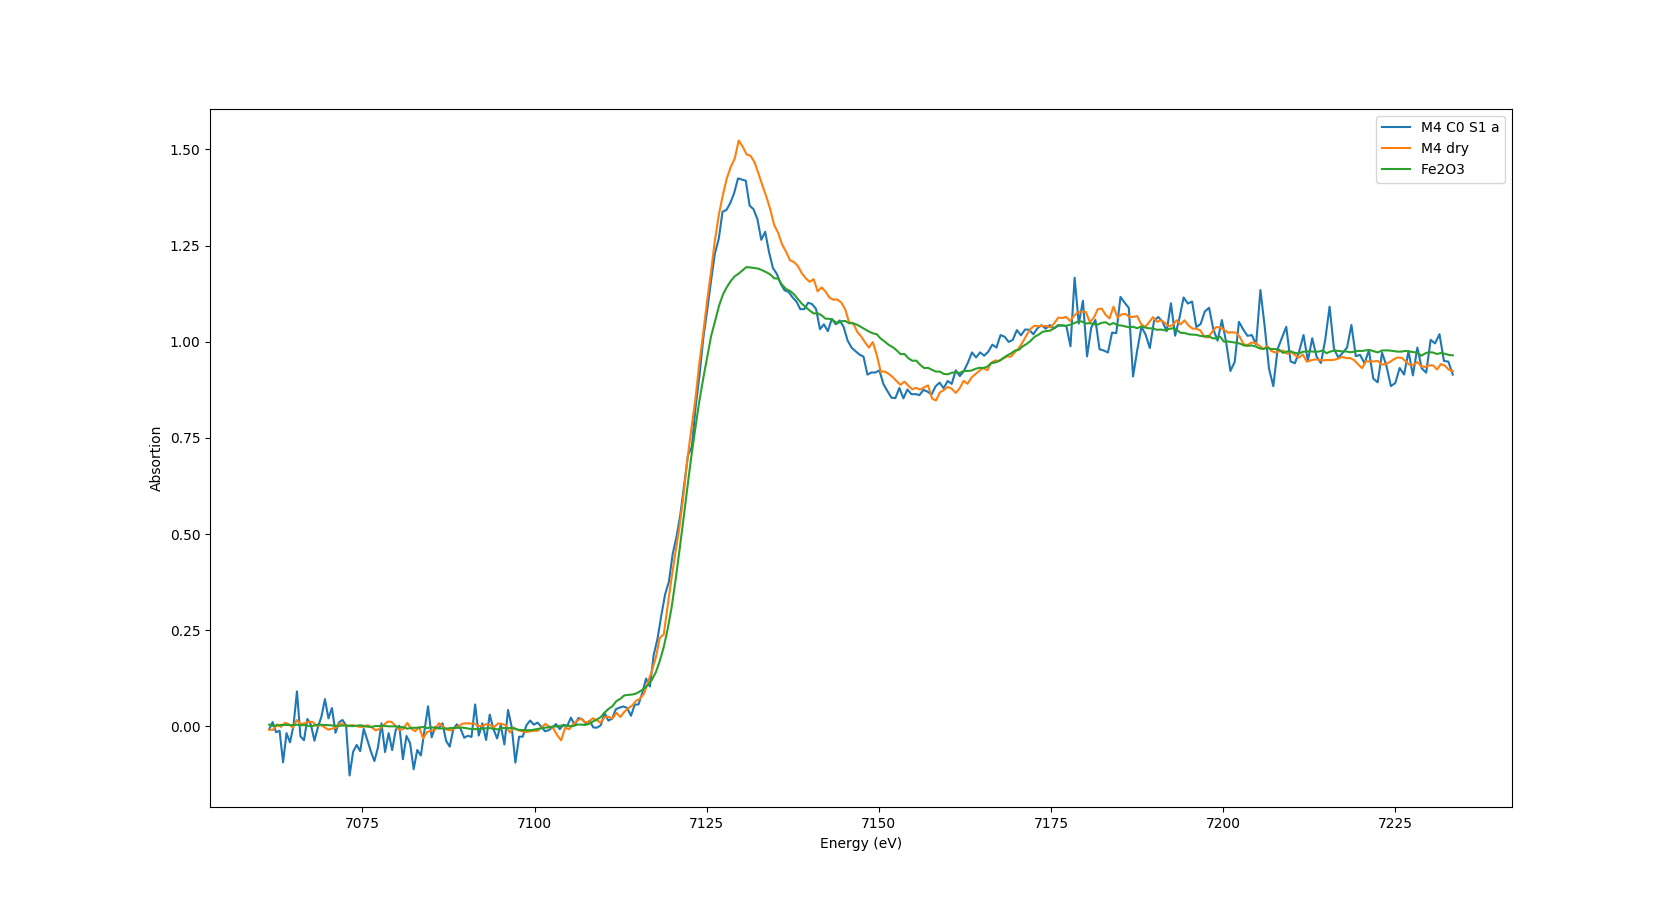

The script that drew this image:
from __future__ import division, print_function

from helxas import HelXAS

from bayesfit.fit import least_squares, outlier_fit

import numpy as np
import matplotlib.pyplot as plt

helxas = HelXAS('1251_Luke','/home/xasadmin/data')
helxas.set_analyser('Si',531)
helxas.theta_calibration = 0

helxas_ref = HelXAS('1238_Luke','/home/xasadmin/data')
helxas_ref.set_analyser('Si',531)
helxas.theta_calibration = 0

SI = (range(22,25)+[49],[20,21])

SFe = (range(14,17), [17,19])
SFeS = (range(42,46), [47,48])
SFe2O3 = (range(35,40),[40,41])

I0_ini = ([182],[160,161])
I_m4_ini = (range(178,182),[176,177])


I0_ind = ([184,218],[117,118])
m1_ind = ([172,175,178,181],[170,171])
metal1_ind = ([206,209,212,215],[204,205])
I0s_ind = ([292,326],[225,226])
m1s_ind = ([280,283,286,289],[278,279])
metal1s_ind = ([314,317,320,323],[312,313])

I0_ind2 = ([185,219],[117,118])
m1_ind2 = ([173,176,179,182],[170,171])
metal2_ind = ([207,210,213,216],[204,205])
I0s_ind2 = ([293,327],[225,226])
m1s_ind2 = ([281,284,287,290],[278,279])
metal2s_ind = ([315,318,321,324],[312,313])

I0_ind3 = ([186,220],[117,118])
m1_ind3 = ([174,177,180,183],[170,171])
metal3_ind = ([208,211,214,217],[204,205])
I0s_ind3 = ([294,328],[225,226])
m1s_ind3 = ([282,285,288,291],[278,279])
metal3s_ind = ([316,319,322,325],[312,313])

# Part 1
helxas.read_I0(I0_ind[0],I0_ind[1],20)
helxas.read_I('m11',m1_ind[0],m1_ind[1],20)
helxas.read_I('metal11', metal1_ind[0], metal1_ind[1], 20)

helxas.set_background_fit_order(3,False)

e,mux,mux_err = helxas.get_spectrum('m11')

em, muxm, muxm_err = helxas.get_spectrum('metal11')

helxas.read_I0(I0s_ind[0],I0s_ind[1],20)
helxas.read_I('m11s',m1s_ind[0],m1s_ind[1],20)
helxas.read_I('metal21', metal1s_ind[0], metal1s_ind[1], 20)

helxas.set_background_fit_order(3,False)

es,muxs,muxs_err = helxas.get_spectrum('m11s')
ems, muxms, muxms_err = helxas.get_spectrum('metal21')

np.savetxt('test1.dat',np.array([es,muxs,muxs_err]).T)                               

# Part 2
helxas.read_I0(I0_ind2[0],I0_ind2[1],20)
helxas.read_I('m12',m1_ind2[0],m1_ind2[1],20)
helxas.read_I('metal12', metal2_ind[0], metal2_ind[1], 20)

helxas.set_background_fit_order(3,False)

e2,mux2,mux2_err = helxas.get_spectrum('m12')
em2, muxm2, muxm2_err = helxas.get_spectrum('metal12')

helxas.read_I0(I0s_ind2[0],I0s_ind2[1],20)
helxas.read_I('m12s',m1s_ind2[0],m1s_ind2[1],20)
helxas.read_I('metal22', metal2s_ind[0], metal2s_ind[1], 20)

helxas.set_background_fit_order(3,False)

es2,muxs2,muxs2_err = helxas.get_spectrum('m12s')
ems2, muxms2, muxms2_err = helxas.get_spectrum('metal22')

plt.figure()
#plt.errorbar(e,mux,mux_err)
#plt.errorbar(e2,mux2,mux2_err)

np.savetxt('test2.dat',np.array([es2,muxs2,muxs2_err]).T)

# Part 3
helxas.read_I0(I0_ind3[0],I0_ind3[1],20)
helxas.read_I('m13',m1_ind3[0],m1_ind3[1],20)
helxas.read_I('metal13', metal3_ind[0], metal3_ind[1], 20)

helxas.set_background_fit_order(3,False)

e3,mux3,mux3_err = helxas.get_spectrum('m13')
em3, muxm3, muxm3_err = helxas.get_spectrum('metal13')

helxas.read_I0(I0s_ind3[0],I0s_ind3[1],20)
helxas.read_I('m13s',m1s_ind3[0],m1s_ind3[1],20)
helxas.read_I('metal23', metal3s_ind[0], metal3s_ind[1], 20)

helxas.set_background_fit_order(3,False)

es3,muxs3,muxs3_err = helxas.get_spectrum('m13s')
ems3, muxms3, muxms3_err = helxas.get_spectrum('metal23')

np.savetxt('test3.dat',np.array([es3,muxs3,muxs3_err]).T)
#plt.errorbar(e3,mux3,mux3_err)

# Stitch I

mux_s1 = np.concatenate((mux[e < 7.100423329842326893e+03],mux2[e2 >= 7.100423329842326893e+03]))
mux_s1_err = np.concatenate((mux_err[e < 7.100423329842326893e+03],mux2_err[e2 >= 7.100423329842326893e+03]))
e_s1 = np.concatenate((e[e < 7.100423329842326893e+03],e2[e2 >= 7.100423329842326893e+03]))

mux_s1s = np.concatenate((muxs[es < 7.100423329842326893e+03],muxs2[es2 >= 7.100423329842326893e+03]))
mux_s1s_err = np.concatenate((muxs_err[es < 7.100423329842326893e+03],muxs2_err[es2 >= 7.100423329842326893e+03]))
e_s1s = np.concatenate((es[es < 7.100423329842326893e+03],es2[es2 >= 7.100423329842326893e+03]))

mux_s2 = np.concatenate((mux_s1[e_s1 <= 7.177215327513202283e+03],mux3[e3 > 7.177215327513202283e+03]))
mux_s2_err = np.concatenate((mux_s1_err[e_s1 <= 7.177215327513202283e+03],mux3_err[e3 > 7.177215327513202283e+03]))
e_s2 = np.concatenate((e_s1[e_s1 <= 7.177215327513202283e+03],e3[e3 > 7.177215327513202283e+03]))

mux_s2s = np.concatenate((mux_s1s[e_s1s <= 7.177215327513202283e+03],muxs3[es3 > 7.177215327513202283e+03]))
mux_s2s_err = np.concatenate((mux_s1s_err[e_s1s <= 7.177215327513202283e+03],muxs3_err[es3 > 7.177215327513202283e+03]))
e_s2s = np.concatenate((e_s1s[e_s1s <= 7.177215327513202283e+03],es3[es3 > 7.177215327513202283e+03]))

# Stitch metal foil
mux_m1 = np.concatenate((muxm[em < 7.100423329842326893e+03],muxm2[em2 >= 7.100423329842326893e+03]))
mux_m1_err = np.concatenate((muxm_err[em < 7.100423329842326893e+03],muxm2_err[em2 >= 7.100423329842326893e+03]))
e_m1 = np.concatenate((em[em < 7.100423329842326893e+03],em2[em2 >= 7.100423329842326893e+03]))

mux_m1s = np.concatenate((muxms[ems < 7.100423329842326893e+03],muxms2[ems2 >= 7.100423329842326893e+03]))
mux_m1s_err = np.concatenate((muxms_err[ems < 7.100423329842326893e+03],muxms2_err[ems2 >= 7.100423329842326893e+03]))
e_m1s = np.concatenate((ems[ems < 7.100423329842326893e+03],ems2[ems2 >= 7.100423329842326893e+03]))

mux_m2 = np.concatenate((mux_m1[e_m1 <= 7.177215327513202283e+03],muxm3[em3 > 7.177215327513202283e+03]))
mux_m2_err = np.concatenate((mux_m1_err[e_m1 <= 7.177215327513202283e+03],muxm3_err[em3 > 7.177215327513202283e+03]))
e_m2 = np.concatenate((e_s1[e_s1 <= 7.177215327513202283e+03],e3[e3 > 7.177215327513202283e+03]))

mux_m2s = np.concatenate((mux_m1s[e_m1s <= 7.177215327513202283e+03],muxms3[ems3 > 7.177215327513202283e+03]))
mux_m2s_err = np.concatenate((mux_m1s_err[e_m1s <= 7.177215327513202283e+03],muxms3_err[ems3 > 7.177215327513202283e+03]))
e_m2s = np.concatenate((e_m1s[e_m1s <= 7.177215327513202283e+03],ems3[ems3 > 7.177215327513202283e+03]))

#Reference samples
helxas_ref.read_I0(SI[0],SI[1],8)
helxas_ref.read_I('Fe',SFe[0],SFe[1],8)
helxas_ref.read_I('FeS', SFeS[0],SFeS[1],8)
helxas_ref.read_I('Fe2O3', SFe2O3[0],SFe2O3[1],8)

helxas_ref.set_background_fit_order(3,False)
e_Fe, mux_Fe, mux_err_Fe = helxas_ref.get_spectrum('Fe')
e_FeS, mux_FeS, mux_err_FeS = helxas_ref.get_spectrum('FeS')
e_Fe2O3, mux_Fe2O3, mux_err_Fe2O3 = helxas_ref.get_spectrum('Fe2O3')



helxas_ref.read_I0(I0_ini[0],I0_ini[1],40)
helxas_ref.read_I('M4_dry',I_m4_ini[0],I_m4_ini[1],40)

helxas_ref.set_background_fit_order(3,False)
e_dry, mux_dry, mux_err_dry = helxas_ref.get_spectrum('M4_dry')

e_Fe = e_Fe - 6.5
e_FeS  = e_FeS - 8.4
e_dry = e_dry - 8.4
e_Fe2O3 = e_Fe2O3 -8.4

#Nollatason leikkaus

n_s2 = np.polyfit(e_s2[:86],mux_s2[:86],1)
n_s2s = np.polyfit(e_s2s[:86],mux_s2s[:86],1)
n_m2 = np.polyfit(em,muxm,1)
n_m2s = np.polyfit(ems,muxms,1)
fit_e = np.linspace(7.061455915797724629e+03,7.233339179611556574e+03,301)
mux_FeS = np.interp(fit_e, e_FeS, mux_FeS)
mux_Fe2O3 = np.interp(fit_e, e_Fe2O3, mux_Fe2O3)
mux_dry = np.interp(fit_e, e_dry, mux_dry)
n_FeS = np.polyfit(fit_e[:86],mux_FeS[:86],1)
n_Fe2O3 = np.polyfit(fit_e[:86],mux_Fe2O3[:86],1)
n_dry = np.polyfit(fit_e[:86], mux_dry[:86],1)


mux_s2 = mux_s2 - np.polyval(n_s2,fit_e)-0.01
mux_s2s = mux_s2s - np.polyval(n_s2s,fit_e)-0.01
mux_m2 = mux_m2 - np.polyval(n_m2,fit_e)
mux_m2s = mux_m2s - np.polyval(n_m2s,fit_e)
mux_Fe = mux_Fe - np.min(mux_Fe)
mux_FeS = mux_FeS - np.polyval(n_FeS,fit_e)
mux_Fe2O3 = mux_Fe2O3 - np.polyval(n_Fe2O3,fit_e)
mux_dry  = mux_dry -np.polyval(n_dry,fit_e)

#Normalisointi
mux_s2s = mux_s2s*(1+0.0006*(e_s2s-7220))
mux_s2s_err = mux_s2s_err/np.mean(mux_s2s[np.logical_and(e_s2s<7230,e_s2s>7220)])


mux_s2 = mux_s2/np.mean(mux_s2[np.logical_and(e_s2<7230,e_s2>7180)])
mux_s2s = mux_s2s/np.mean(mux_s2s[np.logical_and(e_s2s<7230,e_s2s>7180)])
mux_FeS = mux_FeS/np.mean(mux_FeS[np.logical_and(fit_e<7230,fit_e>7180)])
mux_dry = mux_dry/np.mean(mux_dry[np.logical_and(fit_e<7230,fit_e>7180)])
mux_Fe2O3 = mux_Fe2O3/np.mean(mux_Fe2O3[np.logical_and(fit_e<7230,fit_e>7180)])



#mux_s2 = mux_s2/np.trapz(mux_s2,dx=1)
#mux_s2s = mux_s2s/np.trapz(mux_s2s,dx=1)
#mux_FeS = mux_FeS/np.trapz(mux_FeS,dx=1)

#mux_s2s = mux_s2s*(1+0.0018*(e_s2s-7175))
#mux_FeS = mux_FeS*(1-0.001*(e_s2s-7200))

#Prosentin selvitys

ind=np.logical_and(fit_e < 7170, fit_e > 7100)


def model(x, A, B):
    y_Fe2O3 = np.interp(x, fit_e, mux_Fe2O3)
    y_dry = np.interp(x, fit_e, mux_dry)

    return A*y_Fe2O3 + B*y_dry 

fit = outlier_fit(model, [0.2,0.8], e_s2,mux_s2, mux_s2_err, method='cauchy')
#fit = outlier_fit(model, [0.2,0.8], e_s2s[ind],mux_s2s[ind], np.min(mux_s2s_err),method='conservative')
#fit = least_squares(model, [0.2,0.8], e_s2s,mux_s2s, mux_s2s_err)
print(fit.get_result())
res_p = fit.get_result()[0]
res_cov = fit.get_result()[1]


#Plotting
np.savetxt('stich_test.dat',np.array([e_s2,mux_s2,mux_s2_err]).T)
plt.plot(e_s2,mux_s2, label='M4 C0 S1 a') 
plt.plot(fit_e,mux_dry, label='M4 dry')
#plt.plot(e_s2s,mux_s2s, label='M4 C1 S1 a')
#plt.errorbar(e_m2,mux_m2/np.max(mux_m2), label='metal no s') 
#plt.errorbar(e_m2s,mux_m2s/np.max(mux_m2s), label='metal s')
#plt.errorbar(e_Fe,mux_Fe/np.max(mux_Fe), label='ref metal')
#plt.plot(fit_e,mux_FeS, label='ref FeS')
plt.plot(fit_e,mux_Fe2O3, label='Fe2O3')
#plt.plot(fit_e, model(fit_e,fit.p[0],fit.p[1]), label='fit Fe2O3 = %.4f $\pm$ %.4f, M4 = %.4f $\pm$ %.4f' %(res_p[0], res_cov[0], res_p[1], res_cov[1]))
plt.ylabel('Absortion')
plt.xlabel('Energy (eV)')
plt.legend()
plt.show()
